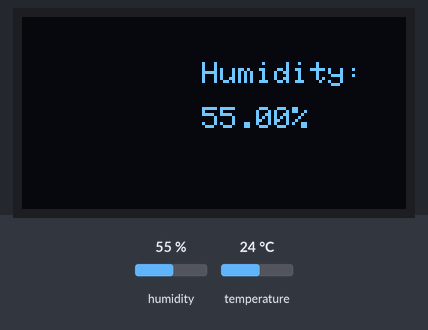
Bench run of a sketch on a simulated Arduino Uno, built with avr-gcc and run on an emulated ATmega328P. On the bench: 128×64 one-colour display. The inputs (shaded band) are chosen by the test bench; at power-on: humidity 55 %, temperature 24 °C. The display library's start-up logo is not drawn.

Above: at 3.7 s.
3.8 s: humidity set to 22 %
At 8.4 s:
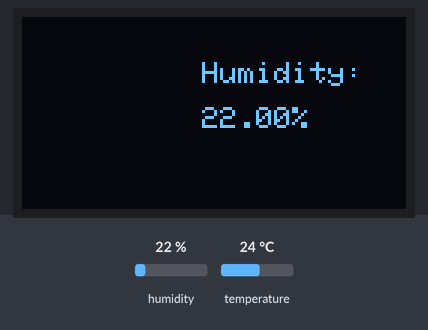
13.4 s: temperature set to 12 °C
At 18.0 s:
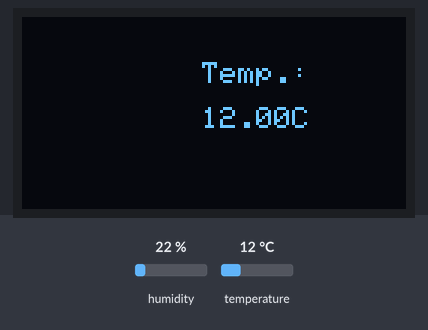
20.8 s: humidity set to 40 %
At 24.4 s:
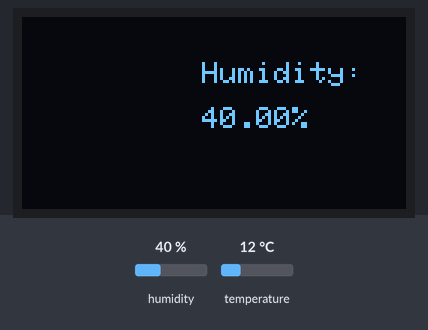
26.4 s: temperature set to 19 °C
At 29.6 s:
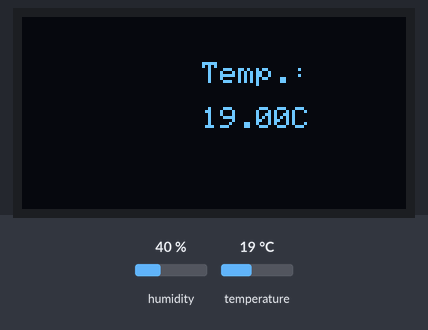
Timing chart, 0 to 31.1 s (numbered marks = the images above; inputs shaded):
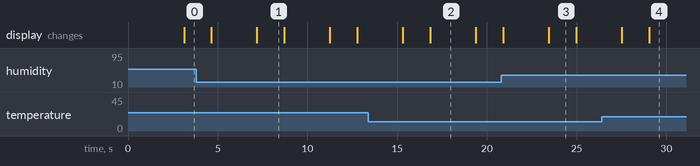

Measured:
- after the input at 3.8 s, the display: first differs from a run without the input after 3.4 s (image 1)
- after the input at 13.4 s, the display: first differs from a run without the input after 3.4 s (image 2)
- after the input at 20.8 s, the display: first differs from a run without the input after 2.7 s (image 3)
- after the input at 26.4 s, the display: first differs from a run without the input after 2.6 s (image 4)
- what the display in image 1 shows lasts 1.5 s, from 7.2 s to 8.7 s
- what the display in image 2 shows lasts 2.6 s, from 16.8 s to 19.4 s

The sketch:

dht11_oled_display.ino
```cpp
#include <SPI.h>
#include <Wire.h>
#include <Adafruit_GFX.h>
#include <Adafruit_SSD1306.h>
#include "DHTesp.h"

#define OLED_RESET 0
Adafruit_SSD1306 display(OLED_RESET);

DHTesp dht;

void setup()   {
  Serial.begin(9600);
  display.begin(SSD1306_SWITCHCAPVCC, 0x3C);
  display.display();
  delay(2000);
  display.clearDisplay();
  display.display();

  dht.setup(12, DHTesp::DHT11);
}

void loop() {
  delay(dht.getMinimumSamplingPeriod());
  float luftfeuchtigkeit = dht.getHumidity();
  float temperatur = dht.getTemperature();

  displayDht11Value("Humidity:",String(luftfeuchtigkeit, 2) + "%");
  delay(1500);
  displayDht11Value("Temp.:", String(temperatur, 2) + "C");
  delay(1500);
}

void displayDht11Value(String text, String value) {
  display.clearDisplay();
  display.setTextSize(1);
  display.setTextColor(WHITE);
  display.setCursor(60, 15);
  display.println(text);
  display.setCursor(60, 30);
  display.println(value);
  display.display();
}
```
